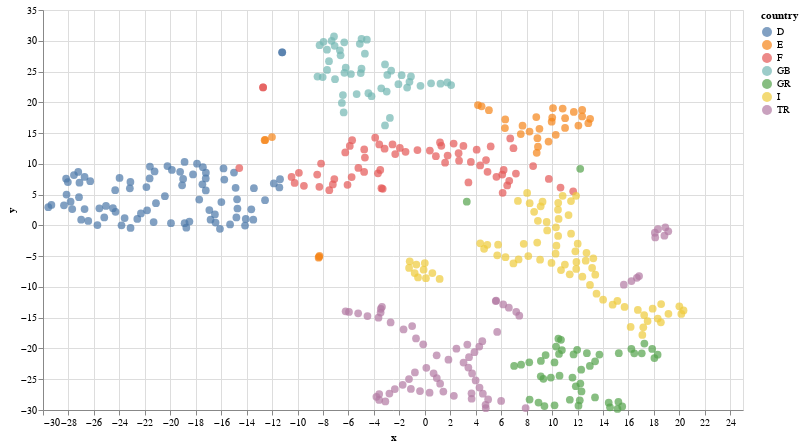

Notebook code cell kept with this figure:
### Code cell
alt.Chart(df).mark_circle(size=60).encode(
    x='x',
    y='y',
    color='country',
    tooltip=['place', 'country']
).properties(width=700, height=400)

### Figure 1 — Vega-Lite specification as saved in the notebook (floating-point values rounded to 4 significant figures; data arrays with more than 128 entries replaced by an {"elided": "..."} marker saying what was removed)
{"config": {"view": {"continuousWidth": 400, "continuousHeight": 300}}, "data": {"name": "data-8b33089ea5090567b14a6ba39ba9a420"}, "mark": {"type": "circle", "size": 60}, "encoding": {"color": {"field": "country", "type": "nominal"}, "tooltip": [{"field": "place", "type": "nominal"}, {"field": "country", "type": "nominal"}], "x": {"field": "x", "type": "quantitative"}, "y": {"field": "y", "type": "quantitative"}}, "height": 400, "width": 700, "$schema": "https://vega.github.io/schema/vega-lite/v4.17.0.json", "datasets": {"data-8b33089ea5090567b14a6ba39ba9a420": {"elided": "421 records"}}}
